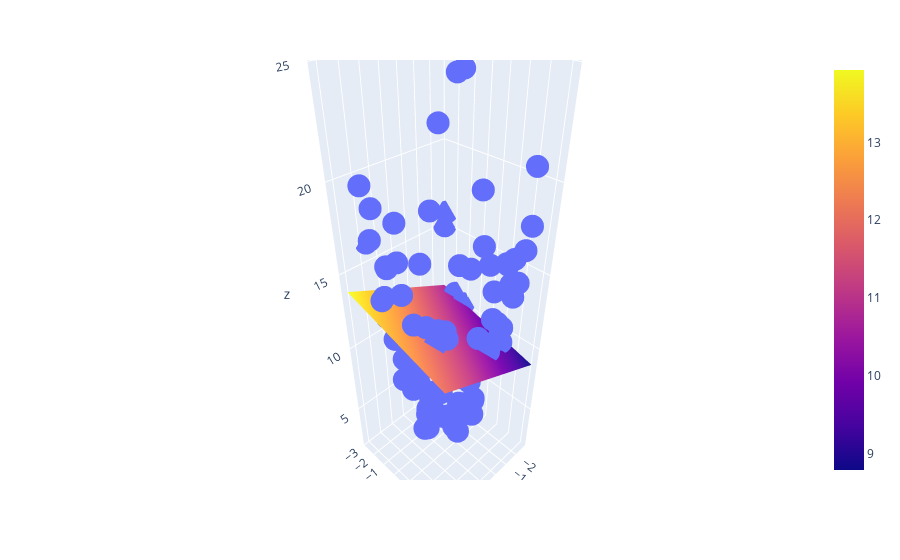

The notebook cell this image was saved under:
### Code cell
# plot the graph
import plotly.graph_objects as go

fig = px.scatter_3d(df, x=x.ravel(), y=y.ravel(), z=z.ravel())
fig.add_trace(go.Surface(x=x_input, y=y_input, z=z_final))
fig.show()
